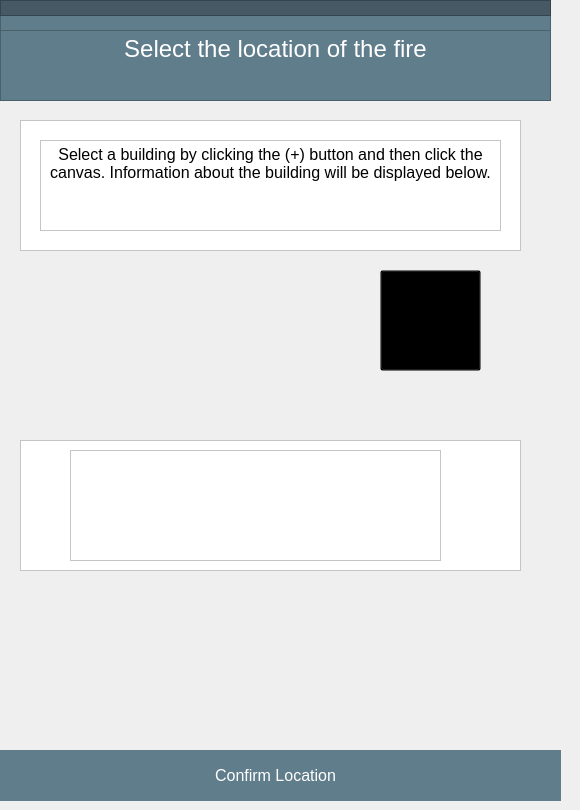
   <widget class="QWidget" name="tabLocation">
    <property name="styleSheet">
     <string notr="true"/>
    </property>
    <attribute name="title">
     <string>Location</string>
    </attribute>
    <widget class="QPushButton" name="buttonConfirmLocation">
     <property name="geometry">
      <rect>
       <x>-10</x>
       <y>750</y>
       <width>571</width>
       <height>51</height>
      </rect>
     </property>
     <property name="font">
      <font>
       <pointsize>12</pointsize>
      </font>
     </property>
     <property name="styleSheet">
      <string notr="true">border:0pt; background-color:#607D8B; color:white;</string>
     </property>
     <property name="text">
      <string>Confirm Location</string>
     </property>
    </widget>
    <widget class="QFrame" name="frame">
     <property name="geometry">
      <rect>
       <x>0</x>
       <y>0</y>
       <width>551</width>
       <height>101</height>
      </rect>
     </property>
     <property name="styleSheet">
      <string notr="true">background-color:#607D8B</string>
     </property>
     <property name="frameShape">
      <enum>QFrame::StyledPanel</enum>
     </property>
     <property name="frameShadow">
      <enum>QFrame::Raised</enum>
     </property>
     <widget class="QTextEdit" name="textEdit">
      <property name="geometry">
       <rect>
        <x>0</x>
        <y>30</y>
        <width>551</width>
        <height>71</height>
       </rect>
      </property>
      <property name="styleSheet">
       <string notr="true">; background-color:#607D8B; color:white</string>
      </property>
      <property name="html">
       <string>&lt;!DOCTYPE HTML PUBLIC &quot;-//W3C//DTD HTML 4.0//EN&quot; &quot;http://www.w3.org/TR/REC-html40/strict.dtd&quot;&gt;
&lt;html&gt;&lt;head&gt;&lt;meta name=&quot;qrichtext&quot; content=&quot;1&quot; /&gt;&lt;style type=&quot;text/css&quot;&gt;
p, li { white-space: pre-wrap; }
&lt;/style&gt;&lt;/head&gt;&lt;body style=&quot; font-family:'MS Shell Dlg 2'; font-size:7.5pt; font-weight:400; font-style:normal;&quot;&gt;
&lt;p align=&quot;center&quot; style=&quot; margin-top:0px; margin-bottom:0px; margin-left:0px; margin-right:0px; -qt-block-indent:0; text-indent:0px;&quot;&gt;&lt;span style=&quot; font-size:18pt;&quot;&gt;Select the location of the fire&lt;/span&gt;&lt;/p&gt;&lt;/body&gt;&lt;/html&gt;</string>
      </property>
     </widget>
     <widget class="QFrame" name="frame_2">
      <property name="geometry">
       <rect>
        <x>0</x>
        <y>0</y>
        <width>551</width>
        <height>16</height>
       </rect>
      </property>
      <property name="styleSheet">
       <string notr="true">background-color: #455A64</string>
      </property>
      <property name="frameShape">
       <enum>QFrame::StyledPanel</enum>
      </property>
      <property name="frameShadow">
       <enum>QFrame::Raised</enum>
      </property>
     </widget>
    </widget>
    <widget class="QFrame" name="frame_3">
     <property name="geometry">
      <rect>
       <x>20</x>
       <y>120</y>
       <width>501</width>
       <height>131</height>
      </rect>
     </property>
     <property name="styleSheet">
      <string notr="true">background-color:white;</string>
     </property>
     <property name="frameShape">
      <enum>QFrame::StyledPanel</enum>
     </property>
     <property name="frameShadow">
      <enum>QFrame::Raised</enum>
     </property>
     <widget class="QTextEdit" name="textEdit_2">
      <property name="geometry">
       <rect>
        <x>20</x>
        <y>20</y>
        <width>461</width>
        <height>91</height>
       </rect>
      </property>
      <property name="font">
       <font>
        <pointsize>14</pointsize>
       </font>
      </property>
      <property name="styleSheet">
       <string notr="true"/>
      </property>
      <property name="html">
       <string>&lt;!DOCTYPE HTML PUBLIC &quot;-//W3C//DTD HTML 4.0//EN&quot; &quot;http://www.w3.org/TR/REC-html40/strict.dtd&quot;&gt;
&lt;html&gt;&lt;head&gt;&lt;meta name=&quot;qrichtext&quot; content=&quot;1&quot; /&gt;&lt;style type=&quot;text/css&quot;&gt;
p, li { white-space: pre-wrap; }
&lt;/style&gt;&lt;/head&gt;&lt;body style=&quot; font-family:'MS Shell Dlg 2'; font-size:14pt; font-weight:400; font-style:normal;&quot;&gt;
&lt;p align=&quot;center&quot; style=&quot; margin-top:0px; margin-bottom:0px; margin-left:0px; margin-right:0px; -qt-block-indent:0; text-indent:0px;&quot;&gt;&lt;span style=&quot; font-size:12pt;&quot;&gt;Select a building by clicking the (+) button and then click the canvas. Information about the building will be displayed below.&lt;/span&gt;&lt;/p&gt;&lt;/body&gt;&lt;/html&gt;</string>
      </property>
     </widget>
    </widget>
    <widget class="QTextEdit" name="textEdit_9">
     <property name="geometry">
      <rect>
       <x>390</x>
       <y>280</y>
       <width>81</width>
       <height>81</height>
      </rect>
     </property>
     <property name="cursor" stdset="0">
      <cursorShape>ArrowCursor</cursorShape>
     </property>
     <property name="autoFillBackground">
      <bool>false</bool>
     </property>
     <property name="styleSheet">
      <string notr="true">border:0pt; background-color:#FFC107; color:white; border-radius: 40px;</string>
     </property>
     <property name="tabChangesFocus">
      <bool>false</bool>
     </property>
     <property name="html">
      <string>&lt;!DOCTYPE HTML PUBLIC &quot;-//W3C//DTD HTML 4.0//EN&quot; &quot;http://www.w3.org/TR/REC-html40/strict.dtd&quot;&gt;
&lt;html&gt;&lt;head&gt;&lt;meta name=&quot;qrichtext&quot; content=&quot;1&quot; /&gt;&lt;style type=&quot;text/css&quot;&gt;
p, li { white-space: pre-wrap; }
&lt;/style&gt;&lt;/head&gt;&lt;body style=&quot; font-family:'MS Shell Dlg 2'; font-size:7.5pt; font-weight:400; font-style:normal;&quot;&gt;
&lt;p align=&quot;center&quot; style=&quot;-qt-paragraph-type:empty; margin-top:0px; margin-bottom:0px; margin-left:0px; margin-right:0px; -qt-block-indent:0; text-indent:0px; font-size:8pt;&quot;&gt;&lt;br /&gt;&lt;/p&gt;
&lt;p align=&quot;center&quot; style=&quot; margin-top:0px; margin-bottom:0px; margin-left:0px; margin-right:0px; -qt-block-indent:0; text-indent:0px;&quot;&gt;&lt;span style=&quot; font-size:20pt;&quot;&gt;+&lt;/span&gt;&lt;/p&gt;&lt;/body&gt;&lt;/html&gt;</string>
     </property>
    </widget>
    <widget class="QPushButton" name="buttonSelectLocation">
     <property name="geometry">
      <rect>
       <x>380</x>
       <y>270</y>
       <width>101</width>
       <height>101</height>
      </rect>
     </property>
     <property name="styleSheet">
      <string notr="true">background:transparent</string>
     </property>
     <property name="text">
      <string/>
     </property>
    </widget>
    <widget class="QFrame" name="frame_16">
     <property name="geometry">
      <rect>
       <x>20</x>
       <y>440</y>
       <width>501</width>
       <height>131</height>
      </rect>
     </property>
     <property name="styleSheet">
      <string notr="true">background-color:white;</string>
     </property>
     <property name="frameShape">
      <enum>QFrame::StyledPanel</enum>
     </property>
     <property name="frameShadow">
      <enum>QFrame::Raised</enum>
     </property>
     <widget class="QListWidget" name="reportList1">
      <property name="geometry">
       <rect>
        <x>50</x>
        <y>10</y>
        <width>371</width>
        <height>111</height>
       </rect>
      </property>
      <property name="font">
       <font>
        <pointsize>14</pointsize>
       </font>
      </property>
     </widget>
    </widget>
    <zorder>frame_16</zorder>
    <zorder>frame_3</zorder>
    <zorder>buttonConfirmLocation</zorder>
    <zorder>frame</zorder>
    <zorder>textEdit_9</zorder>
    <zorder>buttonSelectLocation</zorder>
   </widget>
